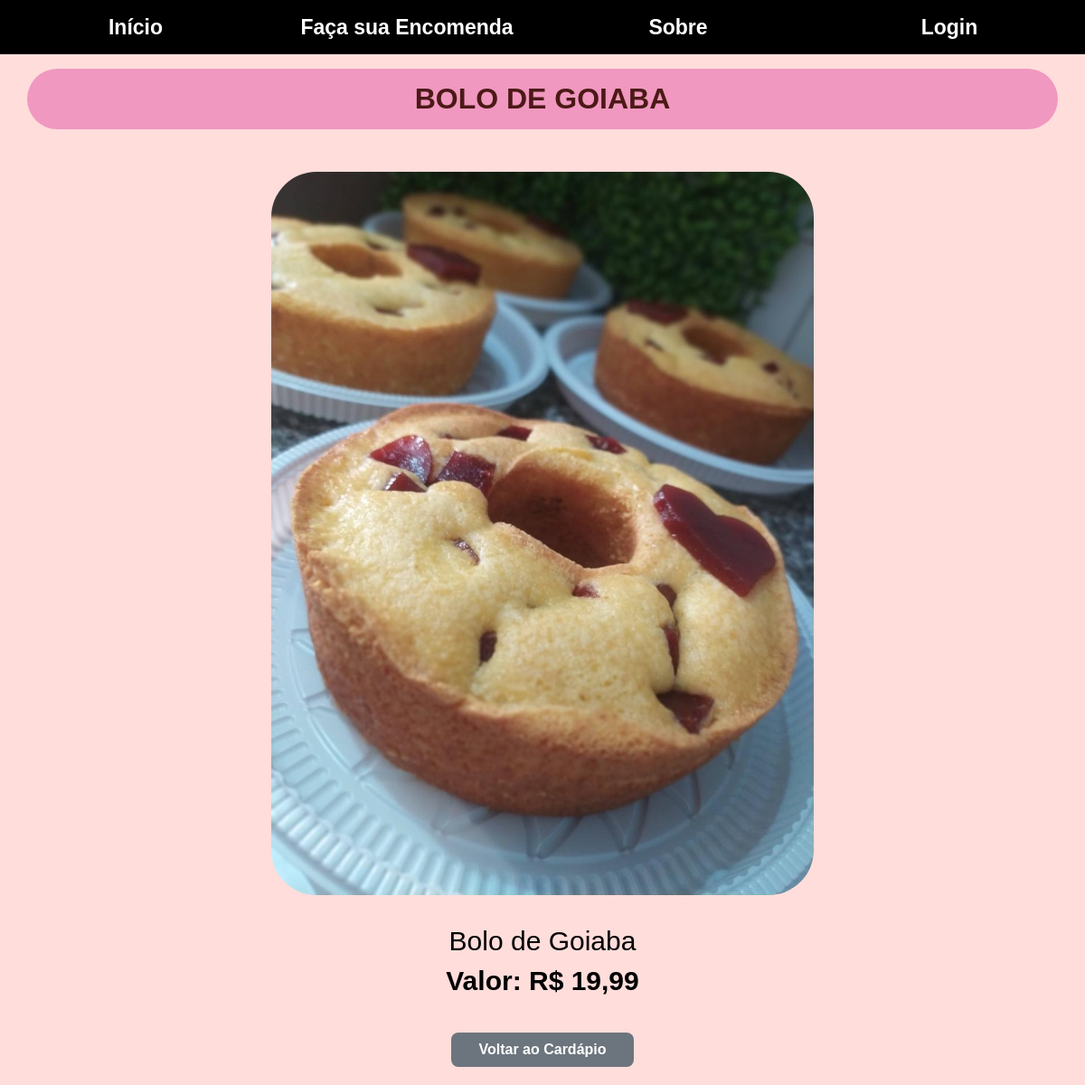
Screenshot of /php/produto_detalhe.php?id=37 with the database file from the repository.
### tables this page shows
CREATE TABLE `produtos` (
  `id` int(11) NOT NULL,
  `nome` varchar(100) NOT NULL,
  `preco` decimal(10,2) NOT NULL,
  `imagem_url` varchar(255) DEFAULT NULL,
  `descricao` text DEFAULT NULL,
  `categoria_id` int(11) DEFAULT NULL
);

### php/produto_detalhe.php (the view, shortened to what this page needs)
<?php
include 'conect.php';
$id = $_GET['id'];
$sql = "SELECT * FROM produtos WHERE id = ?";
$stmt = $conn->prepare($sql);
$stmt->bind_param("i", $id);
$stmt->execute();
$resultado = $stmt->get_result();
$produto = $resultado->fetch_assoc();
?>
<!DOCTYPE html>
<html lang="pt-br">
<head>
    <link rel="stylesheet" href="/confeitaria/css/style.css">
</head>
<body>
    <?php include 'menu.php'; ?>
    <div class="content">
        <h1 class="titleTop"><?= htmlspecialchars($produto['nome']) ?></h1>
        <div class="descricao-produto">
            <img class="produto-img" src="<?= htmlspecialchars($produto['imagem_url']) ?>" alt="<?= htmlspecialchars($produto['nome']) ?>">
            <p><?= nl2br(htmlspecialchars($produto['descricao'])) ?></p> <p class="produto-preco">Valor: R$ <?= number_format($produto['preco'], 2, ',', '.') ?></p>
        </div>
        <div class="area-botao-inferior">
            <a href="index.php" class="btn-voltar">Voltar ao Cardápio</a>
        </div>
    </div>
</body>
</html>

### css/style.css (style rules this page uses)
html, body { height: 100%; margin: 0; background-color: #fedddb; font-family: sans-serif; }
.content { padding: 30px 20px 20px 20px; margin-top: 60px; width: auto; background: #fedddb; display: grid; overflow: auto; margin-left: auto; margin-right: auto; }
.content .titleTop { position: fixed; top: 55px; left: 50%; transform: translateX(-50%); width: 95%; max-width: 1200px; padding: 15px 0; background-color: #f098c0; border-radius: 100px; text-align: center; text-transform: uppercase; color: #4b1916; z-index: 999; }
.descricao-produto { text-align: center; padding: 20px; margin-top: 80px; }
.produto-img { max-width: 100%; width: 600px; border-radius: 50px; }
.descricao-produto p { font-size: 30px; }
.produto-preco { margin-top: -20px; font-weight: bold; font-size: 50px; }
.area-botao-inferior { text-align: center; margin-top: -10px; }
.btn-voltar { display: inline-block; padding: 10px 30px; background-color: #6c757d; color: white; text-decoration: none; border-radius: 8px; font-weight: bold; transition: background-color 0.3s; }

### rows the page displays
produtos: nome "BOLO DE GOIABA", imagem_url (picture), descricao "Bolo de Goiaba", preco "19,99"
